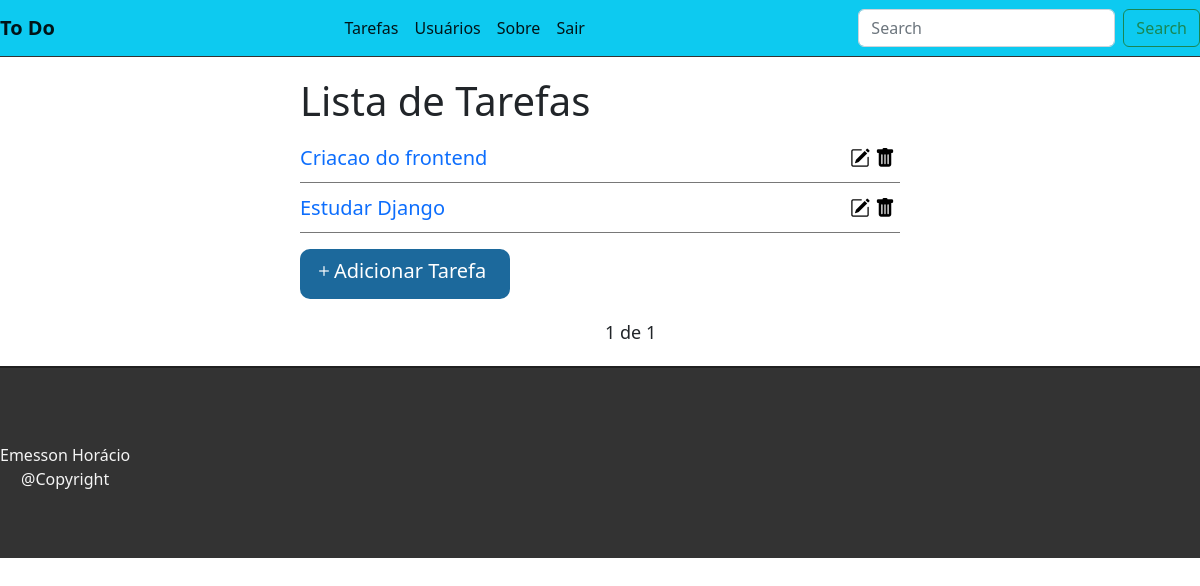
The app's page / (signed in), older data.
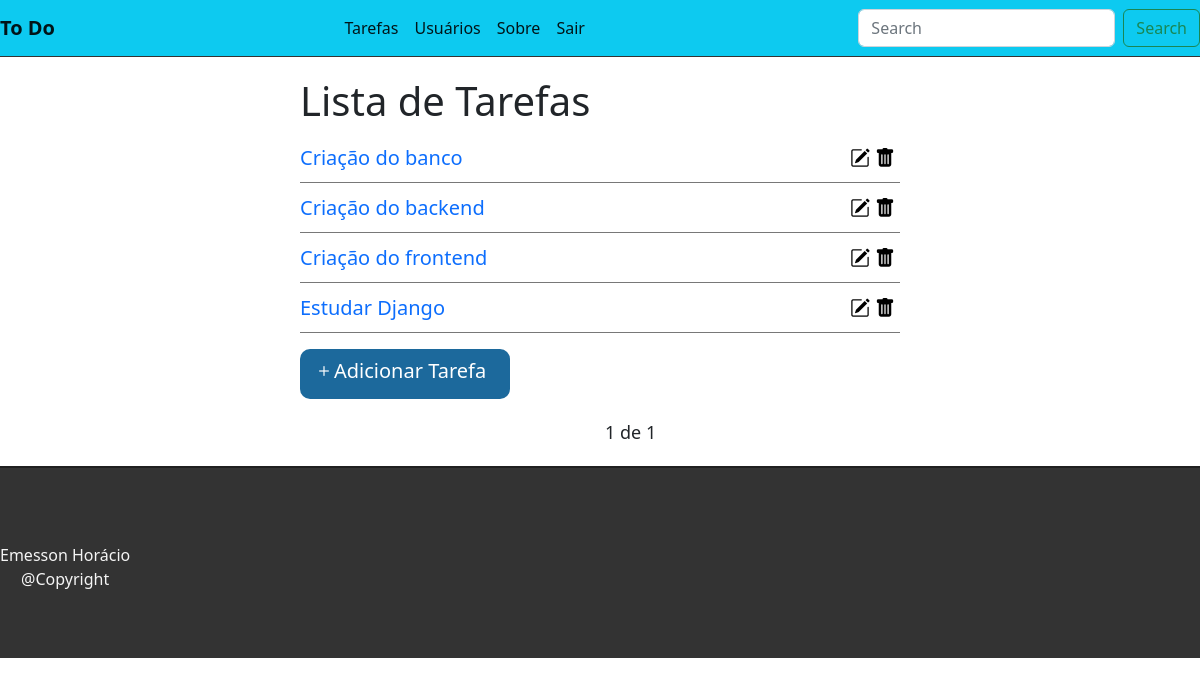
The same page, newer data.
### tasks/models.py (models this page shows, shortened)
class Task(models.Model):
    STATUS = (
        ('doing', 'Doing'), ('done', 'Done')
    )
    title = models.CharField(max_length=255)
    description = models.TextField()
    done = models.CharField(max_length=5, choices=STATUS)
    user = models.ForeignKey(get_user_model(), on_delete=models.CASCADE)
    created_at = models.DateTimeField(auto_now_add=True)
    updated_at = models.DateTimeField(auto_now=True)

### tasks/views.py (the view)
# urls.py: path('', views.taskList, name='task-list'),
@login_required
def taskList(request):
    tasks_list = Task.objects.all().order_by('-created_at').filter(user=request.user)
    paginator = Paginator(tasks_list, 5)
    page = request.GET.get('page')
    tasks = paginator.get_page(page)
    return render(request, 'tasks/list.html', {'tasks':tasks})

### tasks/templates/tasks/list.html (shortened to what this page needs)
{% extends "base.html" %}
{% block content %}
<div class='offset-1 col-10 list-div'>
    <h1>Lista de Tarefas</h1>
    <ul class='task-list'>
        {% for task in tasks %}
        <li class='task-item'>
            <span><a href='/task/{{task.id}}' style="text-decoration: none;">{{task.title}}</a></span>
            <a href="delete/{{task.id}}" class="delete-btn">
                <span><i class="bi bi-trash-fill trash-btn"></i></span>
            </a>
            <a href="edit/{{task.id}}" >
                <span><i class="bi bi-pencil-square edit-btn" ></i></span>
            </a>
        </li>
        {% endfor %}
    </ul>
        <div class='col-2 add-div'>
            <a id='add-task' href="newtask/">
                <i class="bi bi-plus"></i>Adicionar Tarefa
            </a>
        </div>
    <div class="paginator">
        <span class="step-links">
            <span class="current">
                {{tasks.number}} de {{tasks.paginator.num_pages}}
            </span>
        </span>
    </div>
</div>
{% endblock %}

### tasks/templates/base.html (shortened to what this page needs)
{% load static %}
<!DOCTYPE html>
<html>
    <head>
        <link rel="stylesheet" href="https://cdn.jsdelivr.net/npm/bootstrap@5.2.3/dist/css/bootstrap.min.css">
        <link rel="stylesheet" href="https://cdn.jsdelivr.net/npm/bootstrap-icons@1.8.1/font/bootstrap-icons.css">
        <link rel="stylesheet" href="{% static "css/styles.css" %}">
    </head>
    <body>
        <div class='container-fluid'>
            <nav class="navbar navbar-expand-lg bg-info">
                <div class="container-fluid">
                <a class="navbar-brand" href="/">To Do</a>
                <div class="collapse navbar-collapse" id="navbarSupportedContent">
                    <ul class="navbar-nav me-auto mb-2 mb-lg-0">
                    {% if user.is_authenticated %}
                        <li class="nav-item">
                            <a class="nav-link active" aria-current="page" href="/">Tarefas</a>
                        </li>
                        <li class="nav-item">
                            <a class="nav-link active" aria-current="page" href="/">Usuários</a>
                        </li>
                    {% else %}
                        <li class="nav-item dropdown">
                            <a class="nav-link active" aria-current="page" href="/accounts/login/">Entrar</a>
                        </li>
                    {% endif %}
                    <li class="nav-item dropdown">
                        <a class="nav-link active" aria-current="page" href="#">Sobre</a>
                    </li>
                    {% if user.is_authenticated %}
                        <li class="nav-item">
                            <a class="nav-link active" aria-current="page" href="/accounts/logout/">Sair</a>
                        </li>
                    {% endif %}
                    </ul>
                    {% if user.is_authenticated %}
                        <form class="d-flex" role="search">
                            <input class="form-control me-2" type="search" placeholder="Search" aria-label="Search">
                            <button class="btn btn-outline-success" type="submit">Search</button>
                        </form>
                    {% endif %}
                </div>
                </div>
            </nav>
        </div>
        {% block content %}{% endblock  %}
        <footer>
            <p>
                Emesson Horácio <br>
                @Copyright
            </p>
        </footer>
    </body>
</html>

### tasks/static/css/styles.css (style rules this page uses)
.container-fluid { padding: 0; }
.navbar { border-bottom: 1px solid #333; margin-bottom: 20px; }
.navbar-nav { margin: auto; }
.navbar-brand { font-weight: bold; }
#add-task { text-decoration: none; }
.list-div { padding: 0; height: 70%; position: relative; width: 50%; margin-left: 25%; }
.task-list { padding-left: 0; }
.task-item { list-style: None; font-size: 20px; height: 50px; padding-top: 10px; border-bottom: 1px outset #ccc; }
.task-item i { float: right; padding-right: 5px; }
.add-div i { padding-left: 7px; }
.add-div { background-color: rgb(28, 105, 156); font-size: 20px; height: 50px; width: 210px; margin-bottom: 10px; border-radius: 10px; padding: 7px; }
.add-div a { color: white; }
footer { background-color: #333; display: flex; height: 24vh; border-top: 2px solid #202020; bottom: 0; width: 100%; padding-top: 75px; }
footer p { color: #f5f5f5; text-align: center; }
.paginator { margin-bottom: 20px; margin-top: 20px; }
.step-links { position: relative; margin-left: 50%; margin-right: auto; }
.step-links .current { font-size: 18px; margin-left: 5px; margin-right: 5px; }
.trash-btn { color: black; }
.edit-btn { color: black; }

Row changes from the older to the newer data that the page shows:
removed Task: title "Criacao do frontend"
added Task: title "Criação do banco"
added Task: title "Criação do backend"
added Task: title "Criação do frontend"
